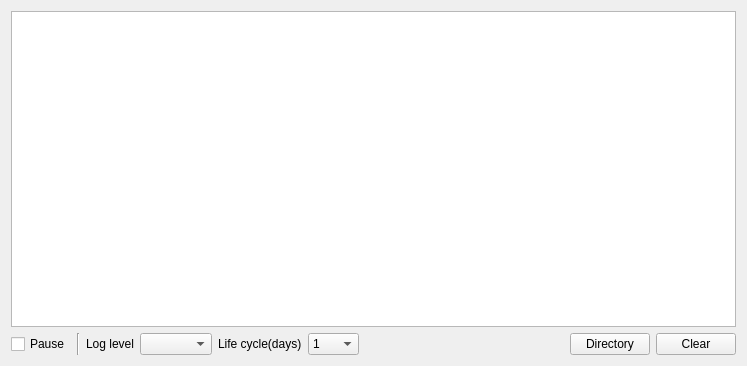
<?xml version="1.0" encoding="UTF-8"?>
<ui version="4.0">
 <class>SAKLogUi</class>
 <widget class="QWidget" name="SAKLogUi">
  <property name="geometry">
   <rect>
    <x>0</x>
    <y>0</y>
    <width>747</width>
    <height>366</height>
   </rect>
  </property>
  <property name="windowTitle">
   <string>Form</string>
  </property>
  <layout class="QVBoxLayout" name="verticalLayout">
   <item>
    <widget class="QTableView" name="tableView"/>
   </item>
   <item>
    <layout class="QHBoxLayout" name="horizontalLayout">
     <item>
      <widget class="QCheckBox" name="checkBoxPause">
       <property name="text">
        <string>Pause</string>
       </property>
      </widget>
     </item>
     <item>
      <widget class="Line" name="line">
       <property name="orientation">
        <enum>Qt::Vertical</enum>
       </property>
      </widget>
     </item>
     <item>
      <widget class="QLabel" name="label">
       <property name="text">
        <string>Log level</string>
       </property>
      </widget>
     </item>
     <item>
      <widget class="SAKComboBox" name="comboBoxLevel"/>
     </item>
     <item>
      <widget class="QLabel" name="label_2">
       <property name="text">
        <string>Life cycle(days)</string>
       </property>
      </widget>
     </item>
     <item>
      <widget class="SAKComboBox" name="comboBoxLifeCycle">
       <item>
        <property name="text">
         <string>1</string>
        </property>
       </item>
       <item>
        <property name="text">
         <string>5</string>
        </property>
       </item>
       <item>
        <property name="text">
         <string>10</string>
        </property>
       </item>
       <item>
        <property name="text">
         <string>15</string>
        </property>
       </item>
       <item>
        <property name="text">
         <string>20</string>
        </property>
       </item>
       <item>
        <property name="text">
         <string>25</string>
        </property>
       </item>
       <item>
        <property name="text">
         <string>30</string>
        </property>
       </item>
       <item>
        <property name="text">
         <string>60</string>
        </property>
       </item>
       <item>
        <property name="text">
         <string>90</string>
        </property>
       </item>
       <item>
        <property name="text">
         <string>120</string>
        </property>
       </item>
      </widget>
     </item>
     <item>
      <spacer name="horizontalSpacer">
       <property name="orientation">
        <enum>Qt::Horizontal</enum>
       </property>
       <property name="sizeHint" stdset="0">
        <size>
         <width>40</width>
         <height>20</height>
        </size>
       </property>
      </spacer>
     </item>
     <item>
      <widget class="QPushButton" name="pushButtonDirectory">
       <property name="text">
        <string>Directory</string>
       </property>
      </widget>
     </item>
     <item>
      <widget class="QPushButton" name="pushButtonClear">
       <property name="text">
        <string>Clear</string>
       </property>
      </widget>
     </item>
    </layout>
   </item>
  </layout>
 </widget>
 <customwidgets>
  <customwidget>
   <class>SAKComboBox</class>
   <extends>QComboBox</extends>
   <header location="global">sakcombobox.h</header>
  </customwidget>
 </customwidgets>
 <resources/>
 <connections/>
</ui>
